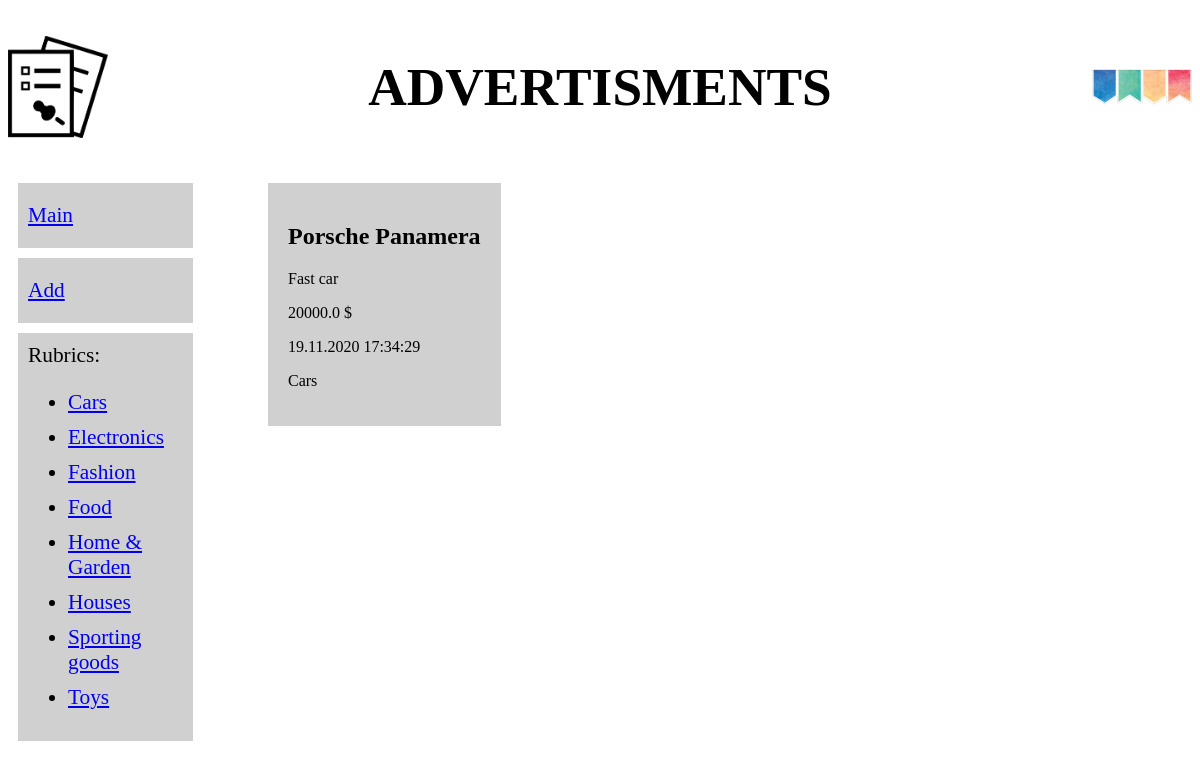
Page /2/ on the committed database.
### bboard/models.py (models this page shows, shortened)
class Rubric(models.Model):
	name = models.CharField(max_length=20,db_index=True,verbose_name='NAME')
	class Meta:
		verbose_name_plural = 'Rubrics'
		verbose_name='Rubric'
		ordering = ['name']

class Bb(models.Model):
	title = models.CharField(max_length=50, verbose_name='TITLE')
	content = models.TextField(null=True,blank=True, verbose_name='CONTENT')
	price = models.FloatField(null=True, blank=True, verbose_name='PRICE')
	published = models.DateTimeField(auto_now_add=True, db_index=True, verbose_name='PUBLISHED')
	rubric = models.ForeignKey('Rubric', null=True,on_delete=models.PROTECT, verbose_name='Rubric')
	class Meta:
		verbose_name_plural = 'Advertisments'
		verbose_name = 'Advertisment'
		ordering = ['-published']

### bboard/views.py (the view)
# urls.py: path('<int:rubric_id>/', by_rubric,name='by_rubric'),
def by_rubric(request, rubric_id):
	bbs = Bb.objects.filter(rubric=rubric_id)
	rubrics = Rubric.objects.all()
	current_rubric = Rubric.objects.get(pk=rubric_id)
	context = {'bbs':bbs, 'rubrics':rubrics,'current_rubric':current_rubric}
	return render(request, 'bboard/index.html', context)

### bboard/templates/bboard/index.html
{% extends "layout/basic.html" %}
{% block content %}
	{% for bb in bbs %}
		<div class="b">
			<h2>{{ bb.title }}</h2>
			<p>{{ bb.content }}</p>
			<p>{{ bb.price }} $</p>
			<p> {{ bb.published|date:"d.m.Y H:i:s" }}</p>
			<p><a href="{% url 'bboard:by_rubric' bb.rubric.pk %}"></a>{{ bb.rubric.name }}</p>
		</div>
	{% endfor %}
{% endblock content %}

### bboard/templates/layout/basic.html (shortened to what this page needs)
{% load static %}
<!DOCTYPE html>
<html>
<head>
	<link rel="stylesheet" type="text/css" href="{% static "bboard/style.css" %}">
</head>
<body>
	<header>
		<h1>Advertisments</h1>
	</header>
	<nav>
		<div class="card">
			<a href="{% url 'bboard:index' %}">Main</a>
		</div>
		<div class="card">
			<a href="{% url 'bboard:add' %}">Add</a>
		</div>
		<div class="card">
			Rubrics:
			<ul>
			{% for rubric in rubrics %}
			<li><a href="{% url 'bboard:by_rubric' rubric.pk %}">{{ rubric.name }}</a></li>
			{% endfor %}
			</ul>
		</div>
	</nav>
	<section>
		{% block content %}
		{% endblock content %}
	</section>
</body>
</html>

### bboard/static/bboard/style.css (style rules this page uses)
* { box-sizing: border-box; }
header h1 { font-size: 40pt; text-transform: uppercase; text-align: center; background-image: url("bb.png"), url("bb2.png"); background-position: left, right; background-repeat: no-repeat, no-repeat; background-size: 100px,100px; padding: 20px; width: 100%; }
nav { font-size: 16pt; width: 250px; float: left; }
nav a { display: block; margin: 10px 0px; }
section { margin-left: 170px; }
.card { margin: 10px; padding: 10px; background-color: rgb(209, 208, 208); width: 70%; }
.b { margin: 10px; padding: 20px; background-color: rgb(209, 208, 208); display: inline-block; }

### rows in the picture
Rubric: name "Cars"
Rubric: name "Electronics"
Rubric: name "Fashion"
Rubric: name "Food"
Rubric: name "Home & Garden"
Rubric: name "Houses"
Rubric: name "Sporting goods"
Rubric: name "Toys"
Bb: title "Porsche Panamera", content "Fast car", price "20000.0", published "19.11.2020 17:34:29", rubric.name "Cars"
